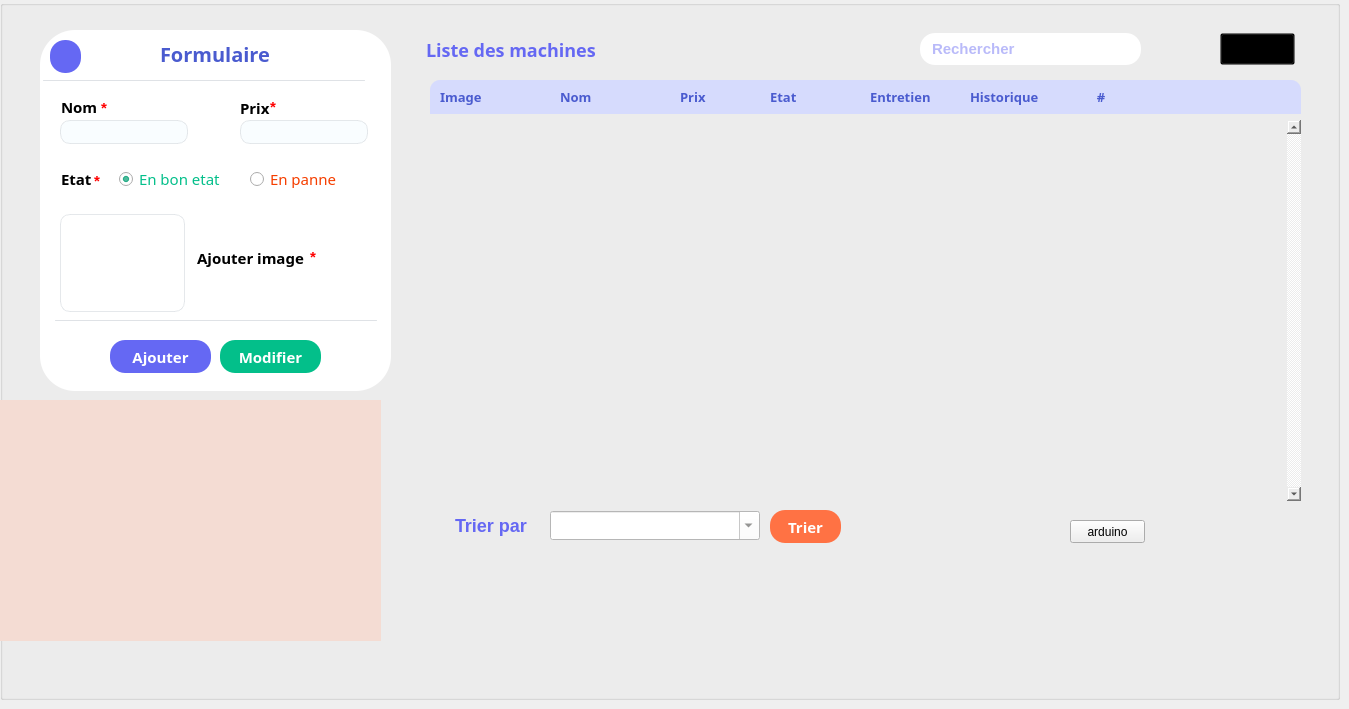
    <widget class="QWidget" name="tab_4">
     <property name="styleSheet">
      <string notr="true">#tab_4{
background-image: url(:/resource/img/bg.png);
}</string>
     </property>
     <attribute name="title">
      <string>Gest machines</string>
     </attribute>
     <widget class="QGroupBox" name="gClientBg_2">
      <property name="geometry">
       <rect>
        <x>0</x>
        <y>0</y>
        <width>1340</width>
        <height>700</height>
       </rect>
      </property>
      <property name="font">
       <font>
        <weight>50</weight>
        <bold>false</bold>
       </font>
      </property>
      <property name="styleSheet">
       <string notr="true">#gClientBg{
background-image:url(:/Machine_resources/img_m/bg.png);
}</string>
      </property>
      <property name="title">
       <string/>
      </property>
      <widget class="QGroupBox" name="groupBox_2">
       <property name="geometry">
        <rect>
         <x>40</x>
         <y>30</y>
         <width>351</width>
         <height>361</height>
        </rect>
       </property>
       <property name="font">
        <font>
         <family>Montserrat</family>
         <pointsize>8</pointsize>
        </font>
       </property>
       <property name="styleSheet">
        <string notr="true">background-color:  white;
border-radius:35px;

</string>
       </property>
       <property name="title">
        <string/>
       </property>
       <widget class="QLineEdit" name="Nom_Mach">
        <property name="geometry">
         <rect>
          <x>20</x>
          <y>90</y>
          <width>128</width>
          <height>24</height>
         </rect>
        </property>
        <property name="font">
         <font>
          <family>Montserrat</family>
          <pointsize>9</pointsize>
          <weight>50</weight>
          <bold>false</bold>
         </font>
        </property>
        <property name="styleSheet">
         <string notr="true">#Nom_Mach{
background-color: #F9FDFF;
border:1px solid rgba(222, 226, 230, 0.8);
padding-left:5px;
border-radius:10px;
color:#585856;
}
#Nom_Mach:focus{
border:1px solid #6568f3;
outline:none;
}
</string>
        </property>
        <property name="text">
         <string/>
        </property>
       </widget>
       <widget class="QLabel" name="label_45">
        <property name="geometry">
         <rect>
          <x>120</x>
          <y>14</y>
          <width>121</width>
          <height>20</height>
         </rect>
        </property>
        <property name="font">
         <font>
          <family>Montserrat</family>
          <pointsize>-1</pointsize>
          <weight>75</weight>
          <bold>true</bold>
         </font>
        </property>
        <property name="styleSheet">
         <string notr="true">
color:#341763;
color:#4a5bcf;
font-size:20px;</string>
        </property>
        <property name="text">
         <string>Formulaire</string>
        </property>
       </widget>
       <widget class="QLabel" name="label_46">
        <property name="geometry">
         <rect>
          <x>21</x>
          <y>70</y>
          <width>47</width>
          <height>14</height>
         </rect>
        </property>
        <property name="font">
         <font>
          <family>Montserrat</family>
          <pointsize>11</pointsize>
          <weight>75</weight>
          <bold>true</bold>
         </font>
        </property>
        <property name="text">
         <string>Nom</string>
        </property>
       </widget>
       <widget class="QLabel" name="label_47">
        <property name="geometry">
         <rect>
          <x>61</x>
          <y>70</y>
          <width>47</width>
          <height>16</height>
         </rect>
        </property>
        <property name="font">
         <font>
          <pointsize>11</pointsize>
          <weight>75</weight>
          <bold>true</bold>
         </font>
        </property>
        <property name="styleSheet">
         <string notr="true">color:red;</string>
        </property>
        <property name="text">
         <string>*</string>
        </property>
       </widget>
       <widget class="QLabel" name="label_48">
        <property name="geometry">
         <rect>
          <x>200</x>
          <y>70</y>
          <width>71</width>
          <height>16</height>
         </rect>
        </property>
        <property name="font">
         <font>
          <family>Montserrat</family>
          <pointsize>11</pointsize>
          <weight>75</weight>
          <bold>true</bold>
         </font>
        </property>
        <property name="text">
         <string>Prix</string>
        </property>
       </widget>
       <widget class="QLineEdit" name="Prix_f">
        <property name="geometry">
         <rect>
          <x>200</x>
          <y>90</y>
          <width>128</width>
          <height>24</height>
         </rect>
        </property>
        <property name="font">
         <font>
          <family>Montserrat</family>
          <pointsize>9</pointsize>
          <weight>50</weight>
          <bold>false</bold>
         </font>
        </property>
        <property name="styleSheet">
         <string notr="true">#Prix_f{
background-color: #F9FDFF;
border:1px solid rgba(222, 226, 230, 0.8);
padding-left:5px;
border-radius:10px;
color:#585856;
}
#Prix_f:focus{
border:1px solid #6568f3;
outline:none;
}</string>
        </property>
        <property name="text">
         <string/>
        </property>
       </widget>
       <widget class="QLabel" name="label_49">
        <property name="geometry">
         <rect>
          <x>230</x>
          <y>70</y>
          <width>47</width>
          <height>14</height>
         </rect>
        </property>
        <property name="font">
         <font>
          <pointsize>11</pointsize>
          <weight>75</weight>
          <bold>true</bold>
         </font>
        </property>
        <property name="styleSheet">
         <string notr="true">color:red;</string>
        </property>
        <property name="text">
         <string>*</string>
        </property>
       </widget>
       <widget class="QLabel" name="label_50">
        <property name="geometry">
         <rect>
          <x>21</x>
          <y>140</y>
          <width>47</width>
          <height>18</height>
         </rect>
        </property>
        <property name="font">
         <font>
          <family>Montserrat</family>
          <pointsize>11</pointsize>
          <weight>75</weight>
          <bold>true</bold>
         </font>
        </property>
        <property name="text">
         <string>Etat</string>
        </property>
       </widget>
       <widget class="QLabel" name="label_51">
        <property name="geometry">
         <rect>
          <x>54</x>
          <y>140</y>
          <width>47</width>
          <height>21</height>
         </rect>
        </property>
        <property name="font">
         <font>
          <pointsize>11</pointsize>
          <weight>75</weight>
          <bold>true</bold>
         </font>
        </property>
        <property name="styleSheet">
         <string notr="true">color:red;</string>
        </property>
        <property name="text">
         <string>*</string>
        </property>
       </widget>
       <widget class="QLineEdit" name="img_f">
        <property name="geometry">
         <rect>
          <x>50</x>
          <y>210</y>
          <width>51</width>
          <height>41</height>
         </rect>
        </property>
        <property name="font">
         <font>
          <pointsize>9</pointsize>
          <weight>50</weight>
          <bold>false</bold>
         </font>
        </property>
        <property name="styleSheet">
         <string notr="true">#img_f{
background-color: #F9FDFF;
border:1px solid rgba(222, 226, 230, 0.8);
padding-left:5px;
border-radius:10px;
color:#585856;
}
#img_f:focus{
border:1px solid #6568f3;
outline:none;
}</string>
        </property>
        <property name="text">
         <string/>
        </property>
       </widget>
       <widget class="QLabel" name="label_52">
        <property name="geometry">
         <rect>
          <x>270</x>
          <y>220</y>
          <width>47</width>
          <height>14</height>
         </rect>
        </property>
        <property name="font">
         <font>
          <pointsize>11</pointsize>
          <weight>75</weight>
          <bold>true</bold>
         </font>
        </property>
        <property name="styleSheet">
         <string notr="true">color:red;</string>
        </property>
        <property name="text">
         <string>*</string>
        </property>
       </widget>
       <widget class="QPushButton" name="ajouter_machine">
        <property name="geometry">
         <rect>
          <x>70</x>
          <y>310</y>
          <width>101</width>
          <height>33</height>
         </rect>
        </property>
        <property name="font">
         <font>
          <family>Montserrat</family>
          <pointsize>11</pointsize>
          <weight>75</weight>
          <bold>true</bold>
         </font>
        </property>
        <property name="cursor">
         <cursorShape>PointingHandCursor</cursorShape>
        </property>
        <property name="styleSheet">
         <string notr="true">#ajouter_machine{
color:white;
background-color:#6568F3;
border-radius:15px;
}

#ajouter_machine:hover{
background-color:#4144f1;
}</string>
        </property>
        <property name="text">
         <string>Ajouter</string>
        </property>
       </widget>
       <widget class="QPushButton" name="modifier_machine">
        <property name="geometry">
         <rect>
          <x>180</x>
          <y>310</y>
          <width>101</width>
          <height>33</height>
         </rect>
        </property>
        <property name="font">
         <font>
          <family>Montserrat</family>
          <pointsize>11</pointsize>
          <weight>75</weight>
          <bold>true</bold>
         </font>
        </property>
        <property name="cursor">
         <cursorShape>PointingHandCursor</cursorShape>
        </property>
        <property name="styleSheet">
         <string notr="true">#modifier_machine{
color:white;
background-color:#03BF8A;
border-radius:15px;
}

#modifier_machine:hover{
background-color:#02976d;
}
</string>
        </property>
        <property name="text">
         <string>Modifier</string>
        </property>
       </widget>
       <widget class="Line" name="line_3">
        <property name="geometry">
         <rect>
          <x>15</x>
          <y>290</y>
          <width>322</width>
          <height>1</height>
         </rect>
        </property>
        <property name="styleSheet">
         <string notr="true">background-color:rgba(222, 226, 230, 0.8);
border-width: 1px;
border: 2px solid rgba(222, 226, 230, 0.8);
</string>
        </property>
        <property name="orientation">
         <enum>Qt::Horizontal</enum>
        </property>
       </widget>
       <widget class="QPushButton" name="clear_machine">
        <property name="geometry">
         <rect>
          <x>10</x>
          <y>10</y>
          <width>31</width>
          <height>33</height>
         </rect>
        </property>
        <property name="font">
         <font>
          <family>Arial</family>
          <pointsize>9</pointsize>
          <weight>50</weight>
          <bold>false</bold>
         </font>
        </property>
        <property name="cursor">
         <cursorShape>PointingHandCursor</cursorShape>
        </property>
        <property name="styleSheet">
         <string notr="true">#clear_machine{
color:white;
background-color:#6568F3;
border-radius:15px;
}

#clear_machine:hover{
background-color:#4144f1;
}</string>
        </property>
        <property name="text">
         <string/>
        </property>
        <property name="icon">
         <iconset resource="Resources.qrc">
          <normaloff>:/Machine_resources/img_m/eraser.png</normaloff>:/Machine_resources/img_m/eraser.png</iconset>
        </property>
        <property name="iconSize">
         <size>
          <width>25</width>
          <height>25</height>
         </size>
        </property>
       </widget>
       <widget class="QPushButton" name="pushButton">
        <property name="geometry">
         <rect>
          <x>20</x>
          <y>184</y>
          <width>125</width>
          <height>98</height>
         </rect>
        </property>
        <property name="styleSheet">
         <string notr="true">
border:1px solid rgba(222, 226, 230, 0.8);
padding-left:5px;
border-radius:10px;</string>
        </property>
        <property name="text">
         <string/>
        </property>
        <property name="icon">
         <iconset resource="Resources.qrc">
          <normaloff>:/Machine_resources/img_m/upload.png</normaloff>:/Machine_resources/img_m/upload.png</iconset>
        </property>
        <property name="iconSize">
         <size>
          <width>70</width>
          <height>70</height>
         </size>
        </property>
       </widget>
       <widget class="QPushButton" name="add_imageBtn">
        <property name="geometry">
         <rect>
          <x>150</x>
          <y>212</y>
          <width>121</width>
          <height>31</height>
         </rect>
        </property>
        <property name="font">
         <font>
          <family>Montserrat</family>
          <pointsize>11</pointsize>
          <weight>75</weight>
          <bold>true</bold>
         </font>
        </property>
        <property name="cursor">
         <cursorShape>PointingHandCursor</cursorShape>
        </property>
        <property name="styleSheet">
         <string notr="true">
#add_imageBtn{
color:black;
background-color:transparent;
}

#add_imageBtn:hover{
color:#FF7244;
}
</string>
        </property>
        <property name="text">
         <string>Ajouter image</string>
        </property>
       </widget>
       <widget class="QLabel" name="lblBkImge">
        <property name="geometry">
         <rect>
          <x>16</x>
          <y>183</y>
          <width>130</width>
          <height>100</height>
         </rect>
        </property>
        <property name="styleSheet">
         <string notr="true">background-color:transparent;
</string>
        </property>
        <property name="text">
         <string/>
        </property>
       </widget>
       <widget class="QRadioButton" name="radioButton_panne">
        <property name="geometry">
         <rect>
          <x>210</x>
          <y>140</y>
          <width>101</width>
          <height>18</height>
         </rect>
        </property>
        <property name="font">
         <font>
          <family>Montserrat</family>
          <pointsize>11</pointsize>
          <weight>50</weight>
          <bold>false</bold>
         </font>
        </property>
        <property name="cursor">
         <cursorShape>PointingHandCursor</cursorShape>
        </property>
        <property name="styleSheet">
         <string notr="true">color:#f53e00;</string>
        </property>
        <property name="text">
         <string>En panne</string>
        </property>
       </widget>
       <widget class="QRadioButton" name="radioButton_bon">
        <property name="geometry">
         <rect>
          <x>79</x>
          <y>140</y>
          <width>111</width>
          <height>18</height>
         </rect>
        </property>
        <property name="font">
         <font>
          <family>Montserrat</family>
          <pointsize>11</pointsize>
          <weight>50</weight>
          <bold>false</bold>
         </font>
        </property>
        <property name="styleSheet">
         <string notr="true">color:#03BF8A;</string>
        </property>
        <property name="text">
         <string>En bon etat</string>
        </property>
        <property name="checked">
         <bool>true</bool>
        </property>
       </widget>
       <zorder>Nom_Mach</zorder>
       <zorder>label_45</zorder>
       <zorder>label_46</zorder>
       <zorder>label_47</zorder>
       <zorder>label_48</zorder>
       <zorder>label_49</zorder>
       <zorder>label_50</zorder>
       <zorder>label_51</zorder>
       <zorder>label_52</zorder>
       <zorder>line_3</zorder>
       <zorder>Prix_f</zorder>
       <zorder>img_f</zorder>
       <zorder>ajouter_machine</zorder>
       <zorder>modifier_machine</zorder>
       <zorder>clear_machine</zorder>
       <zorder>pushButton</zorder>
       <zorder>lblBkImge</zorder>
       <zorder>add_imageBtn</zorder>
       <zorder>radioButton_panne</zorder>
       <zorder>radioButton_bon</zorder>
      </widget>
      <widget class="QLabel" name="label_53">
       <property name="geometry">
        <rect>
         <x>426</x>
         <y>40</y>
         <width>211</width>
         <height>20</height>
        </rect>
       </property>
       <property name="font">
        <font>
         <family>Montserrat</family>
         <pointsize>-1</pointsize>
         <weight>75</weight>
         <bold>true</bold>
        </font>
       </property>
       <property name="styleSheet">
        <string notr="true">color:#6568F3;
font-size:18px;</string>
       </property>
       <property name="text">
        <string>Liste des machines</string>
       </property>
      </widget>
      <widget class="QLabel" name="label_54">
       <property name="geometry">
        <rect>
         <x>430</x>
         <y>80</y>
         <width>121</width>
         <height>34</height>
        </rect>
       </property>
       <property name="font">
        <font>
         <family>Montserrat</family>
         <pointsize>10</pointsize>
         <weight>75</weight>
         <bold>true</bold>
        </font>
       </property>
       <property name="styleSheet">
        <string notr="true">background-color:#D6DBFD;
color:#4A5BCF;
padding:6px;
border-top-left-radius:10px;</string>
       </property>
       <property name="text">
        <string>Image</string>
       </property>
      </widget>
      <widget class="QLabel" name="label_55">
       <property name="geometry">
        <rect>
         <x>1070</x>
         <y>80</y>
         <width>231</width>
         <height>34</height>
        </rect>
       </property>
       <property name="font">
        <font>
         <family>Montserrat</family>
         <pointsize>10</pointsize>
         <weight>75</weight>
         <bold>true</bold>
        </font>
       </property>
       <property name="styleSheet">
        <string notr="true">background-color:#D6DBFD;
color:#4A5BCF;
padding:6px;
border-top-right-radius:10px;</string>
       </property>
       <property name="text">
        <string>     #</string>
       </property>
      </widget>
      <widget class="QLineEdit" name="search_input_machine">
       <property name="geometry">
        <rect>
         <x>920</x>
         <y>33</y>
         <width>211</width>
         <height>32</height>
        </rect>
       </property>
       <property name="styleSheet">
        <string notr="true">border-radius:15px;
padding:4px;
padding-left:10px;
padding-right:15px;
color:#7375f3;
font-size:15px;
font-weight:bold;
</string>
       </property>
       <property name="text">
        <string/>
       </property>
       <property name="placeholderText">
        <string extracomment="Recherche">Rechercher</string>
       </property>
      </widget>
      <widget class="QPushButton" name="search_machine">
       <property name="geometry">
        <rect>
         <x>1100</x>
         <y>33</y>
         <width>41</width>
         <height>32</height>
        </rect>
       </property>
       <property name="cursor">
        <cursorShape>PointingHandCursor</cursorShape>
       </property>
       <property name="styleSheet">
        <string notr="true">#search_machine{
background-color:white;
border-radius:15px;
}

#search_machine:hover{
background-color:#D6DBFD;

}</string>
       </property>
       <property name="text">
        <string/>
       </property>
       <property name="icon">
        <iconset resource="Resources.qrc">
         <normaloff>:/Machine_resources/img_m/search.png</normaloff>:/Machine_resources/img_m/search.png</iconset>
       </property>
      </widget>
      <widget class="QPushButton" name="trier_machine">
       <property name="geometry">
        <rect>
         <x>770</x>
         <y>510</y>
         <width>71</width>
         <height>33</height>
        </rect>
       </property>
       <property name="font">
        <font>
         <family>Montserrat</family>
         <pointsize>11</pointsize>
         <weight>75</weight>
         <bold>true</bold>
        </font>
       </property>
       <property name="cursor">
        <cursorShape>PointingHandCursor</cursorShape>
       </property>
       <property name="styleSheet">
        <string notr="true">#trier_machine{
color:white;
background-color:#FF7244;
border-radius:15px;
}

#trier_machine:hover{
background-color:#ff531a;
}</string>
       </property>
       <property name="text">
        <string>Trier</string>
       </property>
      </widget>
      <widget class="QPushButton" name="trier_client_2">
       <property name="geometry">
        <rect>
         <x>400</x>
         <y>508</y>
         <width>75</width>
         <height>31</height>
        </rect>
       </property>
       <property name="font">
        <font>
         <pointsize>8</pointsize>
        </font>
       </property>
       <property name="styleSheet">
        <string notr="true">#trier_client_2{
background-color:transparent;
border-radius:5px;
}</string>
       </property>
       <property name="text">
        <string/>
       </property>
       <property name="icon">
        <iconset resource="Resources.qrc">
         <normaloff>:/Machine_resources/img_m/sort.png</normaloff>:/Machine_resources/img_m/sort.png</iconset>
       </property>
       <property name="iconSize">
        <size>
         <width>36</width>
         <height>36</height>
        </size>
       </property>
      </widget>
      <widget class="QLabel" name="label_56">
       <property name="geometry">
        <rect>
         <x>450</x>
         <y>510</y>
         <width>101</width>
         <height>31</height>
        </rect>
       </property>
       <property name="font">
        <font>
         <pointsize>-1</pointsize>
         <weight>75</weight>
         <bold>true</bold>
        </font>
       </property>
       <property name="styleSheet">
        <string notr="true">color:#6568F3;
font-size:18px;</string>
       </property>
       <property name="text">
        <string> Trier par</string>
       </property>
      </widget>
      <widget class="QComboBox" name="machine_combo">
       <property name="geometry">
        <rect>
         <x>550</x>
         <y>511</y>
         <width>210</width>
         <height>29</height>
        </rect>
       </property>
       <property name="font">
        <font>
         <family>Montserrat</family>
         <pointsize>9</pointsize>
         <weight>75</weight>
         <bold>true</bold>
        </font>
       </property>
       <property name="styleSheet">
        <string notr="true">background-color:white;
color:#585856;</string>
       </property>
       <property name="editable">
        <bool>true</bool>
       </property>
       <property name="currentText">
        <string/>
       </property>
      </widget>
      <widget class="Line" name="line_4">
       <property name="geometry">
        <rect>
         <x>43</x>
         <y>80</y>
         <width>322</width>
         <height>1</height>
        </rect>
       </property>
       <property name="autoFillBackground">
        <bool>false</bool>
       </property>
       <property name="styleSheet">
        <string notr="true">background-color:rgba(222, 226, 230, 0.8);
border-width: 1px;
border: 2px solid rgba(222, 226, 230, 0.8);
</string>
       </property>
       <property name="lineWidth">
        <number>1</number>
       </property>
       <property name="orientation">
        <enum>Qt::Horizontal</enum>
       </property>
      </widget>
      <widget class="QPushButton" name="excel_btn">
       <property name="geometry">
        <rect>
         <x>620</x>
         <y>30</y>
         <width>32</width>
         <height>38</height>
        </rect>
       </property>
       <property name="cursor">
        <cursorShape>PointingHandCursor</cursorShape>
       </property>
       <property name="styleSheet">
        <string notr="true">#excel_btn{
background-color:transparent;
border-radius:15px;
}

#excel_btn:hover{
background-color:#FF7244;

}</string>
       </property>
       <property name="text">
        <string/>
       </property>
       <property name="icon">
        <iconset resource="Resources.qrc">
         <normaloff>:/Machine_resources/img_m/excel.png</normaloff>:/Machine_resources/img_m/excel.png</iconset>
       </property>
       <property name="iconSize">
        <size>
         <width>32</width>
         <height>32</height>
        </size>
       </property>
      </widget>
      <widget class="QScrollArea" name="scrollAreaMachine">
       <property name="geometry">
        <rect>
         <x>420</x>
         <y>120</y>
         <width>881</width>
         <height>381</height>
        </rect>
       </property>
       <property name="styleSheet">
        <string notr="true">background-color:transparent;border:none;</string>
       </property>
       <property name="verticalScrollBarPolicy">
        <enum>Qt::ScrollBarAlwaysOn</enum>
       </property>
       <property name="widgetResizable">
        <bool>true</bool>
       </property>
       <widget class="QWidget" name="scrollAreaWidgetContentsMachine">
        <property name="geometry">
         <rect>
          <x>0</x>
          <y>0</y>
          <width>864</width>
          <height>381</height>
         </rect>
        </property>
       </widget>
      </widget>
      <widget class="QPushButton" name="refreshBtnMachine">
       <property name="geometry">
        <rect>
         <x>1220</x>
         <y>33</y>
         <width>75</width>
         <height>32</height>
        </rect>
       </property>
       <property name="cursor">
        <cursorShape>PointingHandCursor</cursorShape>
       </property>
       <property name="styleSheet">
        <string notr="true">#refreshBtnMachine{
background-color:transparent;
image: url(:/Machine_resources/img_m/refresh.png);
}

#refreshBtnMachine:hover{
	image: url(:/Machine_resources/img_m/refresh-button.png);
}</string>
       </property>
       <property name="text">
        <string/>
       </property>
      </widget>
      <widget class="QLabel" name="label_57">
       <property name="geometry">
        <rect>
         <x>550</x>
         <y>80</y>
         <width>121</width>
         <height>34</height>
        </rect>
       </property>
       <property name="font">
        <font>
         <family>Montserrat</family>
         <pointsize>10</pointsize>
         <weight>75</weight>
         <bold>true</bold>
        </font>
       </property>
       <property name="styleSheet">
        <string notr="true">background-color:#D6DBFD;
color:#4A5BCF;
padding:6px;</string>
       </property>
       <property name="text">
        <string>Nom</string>
       </property>
      </widget>
      <widget class="QLabel" name="label_58">
       <property name="geometry">
        <rect>
         <x>670</x>
         <y>80</y>
         <width>101</width>
         <height>34</height>
        </rect>
       </property>
       <property name="font">
        <font>
         <family>Montserrat</family>
         <pointsize>10</pointsize>
         <weight>75</weight>
         <bold>true</bold>
        </font>
       </property>
       <property name="styleSheet">
        <string notr="true">background-color:#D6DBFD;
color:#4A5BCF;
padding:6px;</string>
       </property>
       <property name="text">
        <string>Prix</string>
       </property>
      </widget>
      <widget class="QLabel" name="label_59">
       <property name="geometry">
        <rect>
         <x>760</x>
         <y>80</y>
         <width>101</width>
         <height>34</height>
        </rect>
       </property>
       <property name="font">
        <font>
         <family>Montserrat</family>
         <pointsize>10</pointsize>
         <weight>75</weight>
         <bold>true</bold>
        </font>
       </property>
       <property name="styleSheet">
        <string notr="true">background-color:#D6DBFD;
color:#4A5BCF;
padding:6px;</string>
       </property>
       <property name="text">
        <string>Etat</string>
       </property>
      </widget>
      <widget class="QLabel" name="label_60">
       <property name="geometry">
        <rect>
         <x>960</x>
         <y>80</y>
         <width>111</width>
         <height>34</height>
        </rect>
       </property>
       <property name="font">
        <font>
         <family>Montserrat</family>
         <pointsize>10</pointsize>
         <weight>75</weight>
         <bold>true</bold>
        </font>
       </property>
       <property name="styleSheet">
        <string notr="true">background-color:#D6DBFD;
color:#4A5BCF;
padding:6px;</string>
       </property>
       <property name="text">
        <string>Historique</string>
       </property>
      </widget>
      <widget class="QLabel" name="label_61">
       <property name="geometry">
        <rect>
         <x>860</x>
         <y>80</y>
         <width>101</width>
         <height>34</height>
        </rect>
       </property>
       <property name="font">
        <font>
         <family>Montserrat</family>
         <pointsize>10</pointsize>
         <weight>75</weight>
         <bold>true</bold>
        </font>
       </property>
       <property name="styleSheet">
        <string notr="true">background-color:#D6DBFD;
color:#4A5BCF;
padding:6px;</string>
       </property>
       <property name="text">
        <string>Entretien</string>
       </property>
      </widget>
      <widget class="QFrame" name="circleFrame">
       <property name="geometry">
        <rect>
         <x>-50</x>
         <y>400</y>
         <width>431</width>
         <height>241</height>
        </rect>
       </property>
       <property name="styleSheet">
        <string notr="true">background-color:#F4DCD3;</string>
       </property>
       <layout class="QHBoxLayout" name="horizontalLayout_3"/>
      </widget>
      <widget class="QPushButton" name="arduinoM_btn">
       <property name="geometry">
        <rect>
         <x>1070</x>
         <y>520</y>
         <width>75</width>
         <height>23</height>
        </rect>
       </property>
       <property name="text">
        <string>arduino</string>
       </property>
      </widget>
     </widget>
    </widget>
